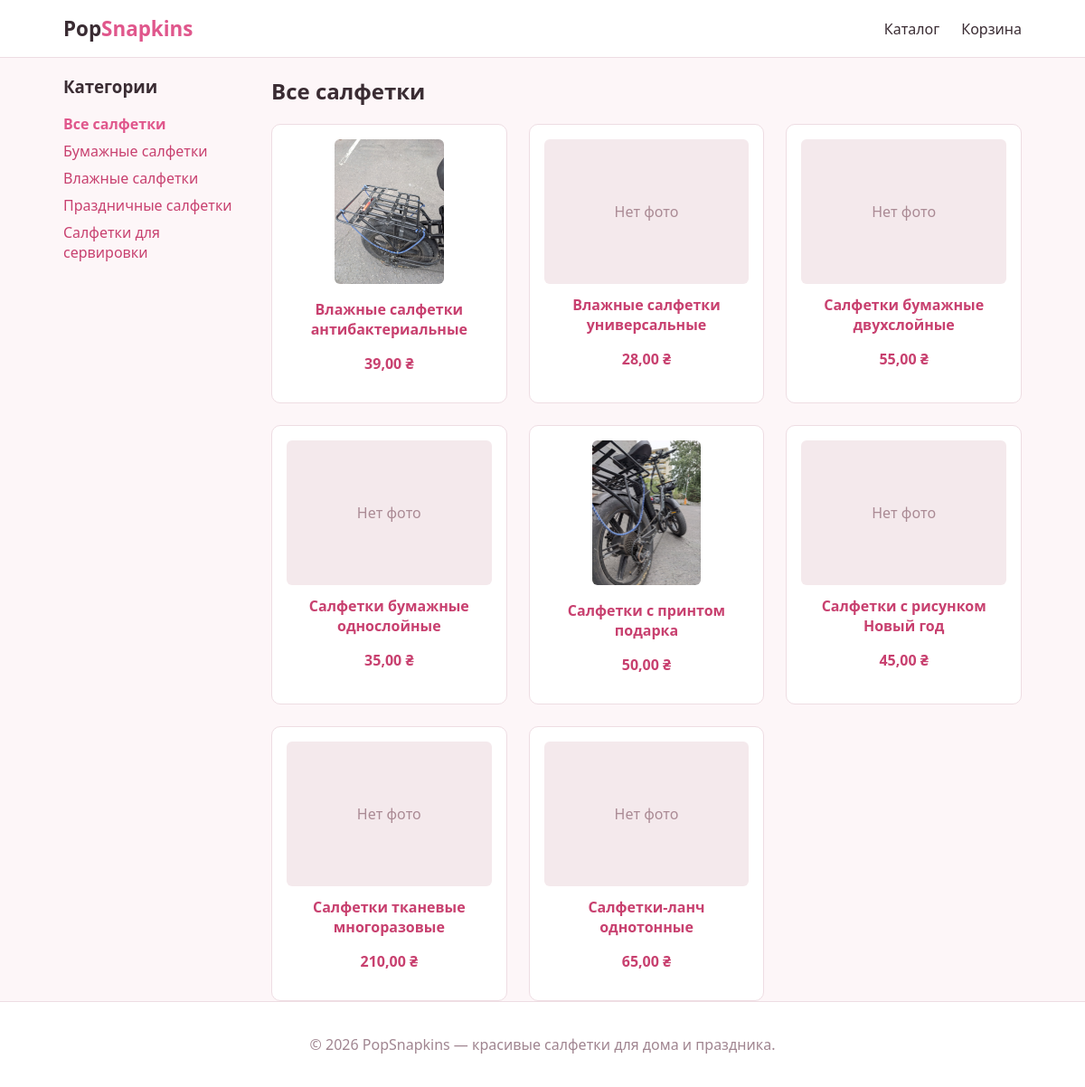
The page / on the database its author committed.
### shop/models.py (models this page shows, shortened)
class Category(models.Model):
    name = models.CharField('Название', max_length=100)
    slug = models.SlugField('URL', max_length=100, unique=True)
    class Meta:
        verbose_name = 'Категория'
        verbose_name_plural = 'Категории'
        ordering = ['name']
    def get_absolute_url(self):
        return reverse('shop:product_list_by_category', args=[self.slug])

class Product(models.Model):
    category = models.ForeignKey(
        Category, related_name='products', on_delete=models.CASCADE,
        verbose_name='Категория',
    )
    name = models.CharField('Название', max_length=200)
    slug = models.SlugField('URL', max_length=200, unique=True)
    description = models.TextField('Описание', blank=True)
    image = models.ImageField('Изображение', upload_to='products/%Y/%m/', blank=True)
    price = models.DecimalField('Цена', max_digits=8, decimal_places=2)
    stock = models.PositiveIntegerField('Остаток на складе', default=0)
    available = models.BooleanField('В продаже', default=True)
    created = models.DateTimeField('Создан', auto_now_add=True)
    updated = models.DateTimeField('Обновлён', auto_now=True)
    class Meta:
        verbose_name = 'Товар'
        verbose_name_plural = 'Товары'
        ordering = ['name']
    def get_absolute_url(self):
        return reverse('shop:product_detail', args=[self.id, self.slug])

### shop/views.py (the view)
# urls.py: path('', views.product_list, name='product_list'),
def product_list(request, category_slug=None):
    category = None
    categories = Category.objects.all()
    products = Product.objects.filter(available=True)
    if category_slug:
        category = get_object_or_404(Category, slug=category_slug)
        products = products.filter(category=category)
    return render(request, 'shop/product/list.html', {
        'category': category,
        'categories': categories,
        'products': products,
    })

### shop/cart.py (called while the page is built)
    def __len__(self):
        return sum(item['quantity'] for item in self.cart.values())

### shop/context_processors.py (called while the page is built)
def cart(request):
    return {'cart': Cart(request)}

### shop/templates/shop/product/list.html (shortened to what this page needs)
{% extends "shop/base.html" %}
{% load static %}
{% block content %}
    <div class="catalog-layout">
        <aside class="sidebar">
            <h3>Категории</h3>
            <ul class="category-list">
                <li{% if not category %} class="active"{% endif %}>
                    <a href="{% url 'shop:product_list' %}">Все салфетки</a>
                </li>
                {% for c in categories %}
                    <li{% if category.slug == c.slug %} class="active"{% endif %}>
                        <a href="{{ c.get_absolute_url }}">{{ c.name }}</a>
                    </li>
                {% endfor %}
            </ul>
        </aside>
        <section class="product-grid">
            <h1>{% if category %}{{ category.name }}{% else %}Все салфетки{% endif %}</h1>
            {% if products %}
                <div class="grid">
                    {% for product in products %}
                        <div class="product-card">
                            <a href="{{ product.get_absolute_url }}" class="product-image">
                                {% if product.image %}
                                    <img src="{{ product.image.url }}" alt="{{ product.name }}">
                                {% else %}
                                    <div class="no-image">Нет фото</div>
                                {% endif %}
                            </a>
                            <h2><a href="{{ product.get_absolute_url }}">{{ product.name }}</a></h2>
                            <p class="price">{{ product.price }} ₴</p>
                        </div>
                    {% endfor %}
                </div>
            {% else %}
                <p>В этой категории пока нет товаров.</p>
            {% endif %}
        </section>
    </div>
{% endblock %}

### shop/templates/shop/base.html (shortened to what this page needs)
{% load static %}
<!DOCTYPE html>
<html lang="ru">
<head>
    <link rel="stylesheet" href="{% static 'shop/css/style.css' %}">
</head>
<body>
    <header class="site-header">
        <div class="container header-inner">
            <a href="{% url 'shop:product_list' %}" class="logo">Pop<span>Snapkins</span></a>
            <nav class="main-nav">
                <a href="{% url 'shop:product_list' %}">Каталог</a>
                <a href="{% url 'shop:cart_detail' %}" class="cart-link">
                    Корзина
                </a>
            </nav>
        </div>
    </header>
    <main class="container">
        {% block content %}{% endblock %}
    </main>
    <footer class="site-footer">
        <div class="container">
            <p>&copy; {% now "Y" %} PopSnapkins — красивые салфетки для дома и праздника.</p>
        </div>
    </footer>
</body>
</html>

### shop/static/shop/css/style.css (style rules this page uses)
:root { --color-primary: #e0578c; --color-primary-dark: #c8406f; --color-bg: #fdf6f8; --color-text: #3a2c33; --color-border: #eeddE3; }
* { box-sizing: border-box; }
body { margin: 0; font-family: "Segoe UI", Arial, sans-serif; background: var(--color-bg); color: var(--color-text); }
.container { max-width: 1100px; margin: 0 auto; padding: 0 20px; }
a { color: var(--color-primary-dark); text-decoration: none; }
.site-header { background: #fff; border-bottom: 1px solid var(--color-border); }
.header-inner { display: flex; justify-content: space-between; align-items: center; padding: 16px 20px; }
.logo { font-size: 1.4rem; font-weight: bold; color: var(--color-text); }
.logo span { color: var(--color-primary); }
.main-nav a { margin-left: 20px; color: var(--color-text); font-weight: 500; }
.cart-link { position: relative; }
main { min-height: 60vh; padding: 30px 20px; }
.catalog-layout { display: flex; gap: 30px; }
.sidebar { flex: 0 0 200px; }
.category-list { list-style: none; padding: 0; }
.category-list li { margin-bottom: 8px; }
.category-list li.active a { color: var(--color-primary); font-weight: bold; }
.product-grid { flex: 1; }
.grid { display: grid; grid-template-columns: repeat(auto-fill, minmax(220px, 1fr)); gap: 24px; margin-top: 20px; }
.product-card { background: #fff; border: 1px solid var(--color-border); border-radius: 10px; padding: 16px; text-align: center; transition: box-shadow 0.15s ease; }
.product-image img { max-width: 100%; height: 160px; object-fit: cover; border-radius: 6px; }
.no-image { height: 160px; display: flex; align-items: center; justify-content: center; background: #f4e9ec; color: #aa8a94; border-radius: 6px; }
.product-card h2 { font-size: 1rem; margin: 12px 0 4px; }
.price, .price-large { color: var(--color-primary-dark); font-weight: bold; }
.site-footer { background: #fff; border-top: 1px solid var(--color-border); padding: 20px 0; text-align: center; color: #a08590; }

### rows shown on the page
Category: name "Бумажные салфетки"
Category: name "Влажные салфетки"
Category: name "Праздничные салфетки"
Category: name "Салфетки для сервировки"
Product: image (picture), name "Влажные салфетки антибактериальные", price "39,00"
Product: image "Нет фото", name "Влажные салфетки универсальные", price "28,00"
Product: image "Нет фото", name "Салфетки бумажные двухслойные", price "55,00"
Product: image "Нет фото", name "Салфетки бумажные однослойные", price "35,00"
Product: image (picture), name "Салфетки с принтом подарка", price "50,00"
Product: image "Нет фото", name "Салфетки с рисунком Новый год", price "45,00"
Product: image "Нет фото", name "Салфетки тканевые многоразовые", price "210,00"
Product: image "Нет фото", name "Салфетки-ланч однотонные", price "65,00"
